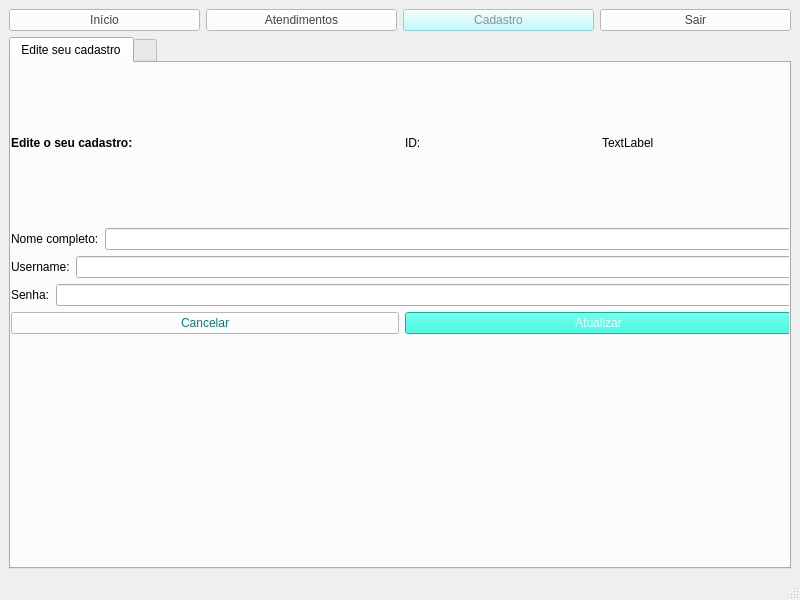
<?xml version="1.0" encoding="UTF-8"?>
<ui version="4.0">
 <class>Medico_cadastro</class>
 <widget class="QMainWindow" name="Medico_cadastro">
  <property name="geometry">
   <rect>
    <x>0</x>
    <y>0</y>
    <width>800</width>
    <height>600</height>
   </rect>
  </property>
  <property name="windowTitle">
   <string>MainWindow</string>
  </property>
  <widget class="QWidget" name="centralwidget">
   <layout class="QVBoxLayout" name="verticalLayout">
    <item>
     <layout class="QHBoxLayout" name="horizontalLayout">
      <item>
       <widget class="QPushButton" name="botaoIncio">
        <property name="styleSheet">
         <string notr="true">QPushButton { 
color: rgb(68, 68, 68);
background-color: rgb(255, 255, 255);
border-color: rgb(48, 245, 255);
}

QPushButton:pressed { 
color: rgb(68, 68, 68);
background-color: rgb(170, 255, 255);
border-color: rgb(48, 245, 255);
}</string>
        </property>
        <property name="text">
         <string>Início</string>
        </property>
       </widget>
      </item>
      <item>
       <widget class="QPushButton" name="botaoAtendimentos">
        <property name="styleSheet">
         <string notr="true">QPushButton { 
color: rgb(68, 68, 68);
background-color: rgb(255, 255, 255);
border-color: rgb(48, 245, 255);
}

QPushButton:pressed { 
color: rgb(68, 68, 68);
background-color: rgb(170, 255, 255);
border-color: rgb(48, 245, 255);
}</string>
        </property>
        <property name="text">
         <string>Atendimentos</string>
        </property>
       </widget>
      </item>
      <item>
       <widget class="QPushButton" name="botaoCadastros">
        <property name="enabled">
         <bool>false</bool>
        </property>
        <property name="styleSheet">
         <string notr="true">color: rgb(144, 144, 144);
background-color: rgb(176, 251, 255);
border-color: rgb(48, 245, 255);
</string>
        </property>
        <property name="text">
         <string>Cadastro</string>
        </property>
       </widget>
      </item>
      <item>
       <widget class="QPushButton" name="botaoSair">
        <property name="styleSheet">
         <string notr="true">QPushButton { 
color: rgb(68, 68, 68);
background-color: rgb(255, 255, 255);
border-color: rgb(48, 245, 255);
}

QPushButton:pressed { 
color: rgb(68, 68, 68);
background-color: rgb(170, 255, 255);
border-color: rgb(48, 245, 255);
}</string>
        </property>
        <property name="text">
         <string>Sair</string>
        </property>
       </widget>
      </item>
     </layout>
    </item>
    <item>
     <widget class="QTabWidget" name="tabWidget">
      <property name="enabled">
       <bool>true</bool>
      </property>
      <property name="currentIndex">
       <number>0</number>
      </property>
      <widget class="QWidget" name="tab_edite">
       <attribute name="title">
        <string>Edite seu cadastro</string>
       </attribute>
       <widget class="QWidget" name="verticalLayoutWidget">
        <property name="geometry">
         <rect>
          <x>0</x>
          <y>0</y>
          <width>781</width>
          <height>271</height>
         </rect>
        </property>
        <layout class="QVBoxLayout" name="verticalLayout_2">
         <item>
          <layout class="QHBoxLayout" name="horizontalLayout_7">
           <item>
            <widget class="QLabel" name="label_edite">
             <property name="font">
              <font>
               <bold>true</bold>
              </font>
             </property>
             <property name="text">
              <string>Edite o seu cadastro:</string>
             </property>
            </widget>
           </item>
           <item>
            <layout class="QHBoxLayout" name="horizontalLayout_6">
             <item>
              <widget class="QLabel" name="label_id">
               <property name="text">
                <string>ID:</string>
               </property>
              </widget>
             </item>
             <item>
              <widget class="QLabel" name="label_num_id">
               <property name="text">
                <string>TextLabel</string>
               </property>
              </widget>
             </item>
            </layout>
           </item>
          </layout>
         </item>
         <item>
          <layout class="QHBoxLayout" name="horizontalLayout_2">
           <item>
            <widget class="QLabel" name="label_nome">
             <property name="text">
              <string>Nome completo:</string>
             </property>
            </widget>
           </item>
           <item>
            <widget class="QLineEdit" name="txt_nome"/>
           </item>
          </layout>
         </item>
         <item>
          <layout class="QHBoxLayout" name="horizontalLayout_4">
           <item>
            <widget class="QLabel" name="label_username">
             <property name="text">
              <string>Username:</string>
             </property>
            </widget>
           </item>
           <item>
            <widget class="QLineEdit" name="txt_username"/>
           </item>
          </layout>
         </item>
         <item>
          <layout class="QHBoxLayout" name="horizontalLayout_3">
           <item>
            <widget class="QLabel" name="label_senha">
             <property name="text">
              <string>Senha:</string>
             </property>
            </widget>
           </item>
           <item>
            <widget class="QLineEdit" name="txt_senha"/>
           </item>
          </layout>
         </item>
         <item>
          <layout class="QHBoxLayout" name="horizontalLayout_5">
           <item>
            <widget class="QPushButton" name="botaoCancelar">
             <property name="styleSheet">
              <string notr="true">color: rgb(0, 126, 126);
background-color: rgb(255, 255, 255);</string>
             </property>
             <property name="text">
              <string>Cancelar</string>
             </property>
            </widget>
           </item>
           <item>
            <widget class="QPushButton" name="botaoAtualizar">
             <property name="styleSheet">
              <string notr="true">color: rgb(255, 255, 255);
background-color: rgb(7, 255, 226);
border-color: rgb(48, 245, 255);
</string>
             </property>
             <property name="text">
              <string>Atualizar</string>
             </property>
            </widget>
           </item>
          </layout>
         </item>
        </layout>
       </widget>
      </widget>
      <widget class="QWidget" name="tab_2">
       <property name="enabled">
        <bool>true</bool>
       </property>
       <attribute name="title">
        <string/>
       </attribute>
      </widget>
     </widget>
    </item>
   </layout>
  </widget>
  <widget class="QMenuBar" name="menubar">
   <property name="geometry">
    <rect>
     <x>0</x>
     <y>0</y>
     <width>800</width>
     <height>21</height>
    </rect>
   </property>
  </widget>
  <widget class="QStatusBar" name="statusbar"/>
 </widget>
 <resources/>
 <connections/>
</ui>
